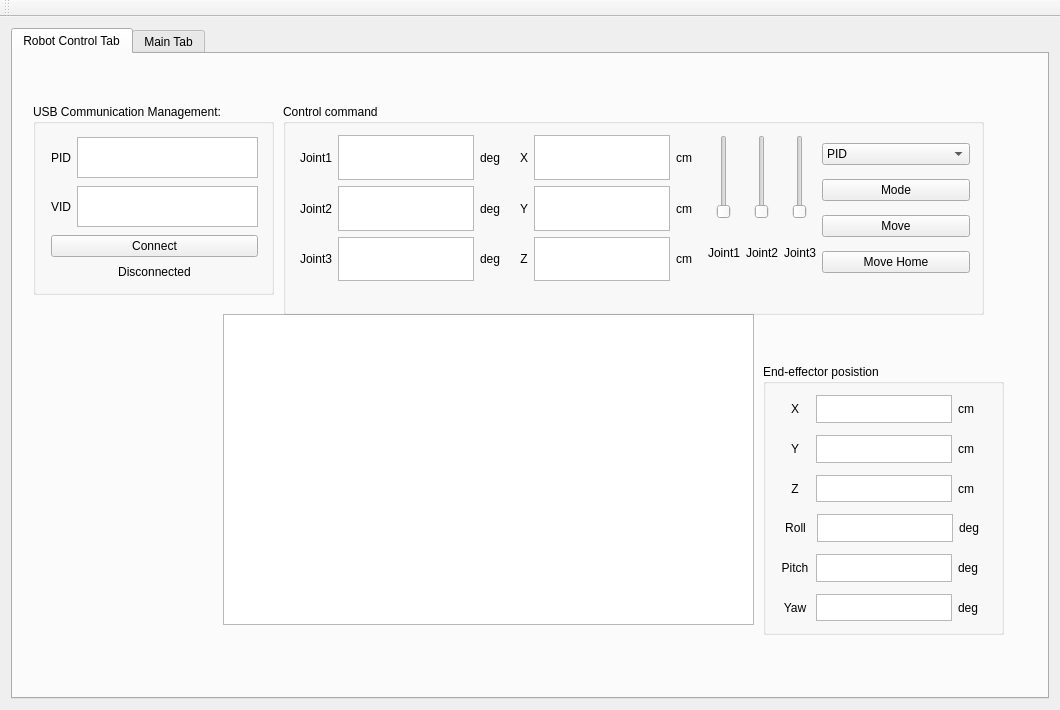
<?xml version="1.0" encoding="UTF-8"?>
<ui version="4.0">
 <class>MainWindow</class>
 <widget class="QMainWindow" name="MainWindow">
  <property name="geometry">
   <rect>
    <x>0</x>
    <y>0</y>
    <width>1060</width>
    <height>710</height>
   </rect>
  </property>
  <property name="maximumSize">
   <size>
    <width>10000</width>
    <height>16777215</height>
   </size>
  </property>
  <property name="windowTitle">
   <string>MainWindow</string>
  </property>
  <widget class="QWidget" name="centralWidget">
   <layout class="QVBoxLayout" name="verticalLayout_11">
    <item>
     <widget class="QTabWidget" name="tabWidget">
      <property name="sizePolicy">
       <sizepolicy hsizetype="Minimum" vsizetype="Preferred">
        <horstretch>0</horstretch>
        <verstretch>0</verstretch>
       </sizepolicy>
      </property>
      <property name="currentIndex">
       <number>0</number>
      </property>
      <widget class="QWidget" name="RobotCtrlTab">
       <attribute name="title">
        <string>Robot Control Tab</string>
       </attribute>
       <widget class="QGroupBox" name="groupBox">
        <property name="geometry">
         <rect>
          <x>20</x>
          <y>50</y>
          <width>241</width>
          <height>191</height>
         </rect>
        </property>
        <property name="sizePolicy">
         <sizepolicy hsizetype="Minimum" vsizetype="Minimum">
          <horstretch>0</horstretch>
          <verstretch>0</verstretch>
         </sizepolicy>
        </property>
        <property name="maximumSize">
         <size>
          <width>300</width>
          <height>200</height>
         </size>
        </property>
        <property name="title">
         <string>USB Communication Management:</string>
        </property>
        <layout class="QHBoxLayout" name="horizontalLayout" stretch="0">
         <property name="spacing">
          <number>7</number>
         </property>
         <item>
          <layout class="QFormLayout" name="formLayout">
           <property name="fieldGrowthPolicy">
            <enum>QFormLayout::AllNonFixedFieldsGrow</enum>
           </property>
           <property name="rowWrapPolicy">
            <enum>QFormLayout::WrapLongRows</enum>
           </property>
           <property name="horizontalSpacing">
            <number>2</number>
           </property>
           <property name="verticalSpacing">
            <number>8</number>
           </property>
           <property name="leftMargin">
            <number>2</number>
           </property>
           <property name="topMargin">
            <number>2</number>
           </property>
           <property name="rightMargin">
            <number>2</number>
           </property>
           <property name="bottomMargin">
            <number>2</number>
           </property>
           <item row="3" column="1">
            <widget class="QPushButton" name="connectBtn">
             <property name="text">
              <string>Connect</string>
             </property>
            </widget>
           </item>
           <item row="4" column="1">
            <widget class="QLabel" name="usbStatusLabel">
             <property name="text">
              <string>Disconnected</string>
             </property>
             <property name="alignment">
              <set>Qt::AlignCenter</set>
             </property>
            </widget>
           </item>
           <item row="1" column="1">
            <layout class="QHBoxLayout" name="horizontalLayout_3">
             <item>
              <widget class="QLabel" name="label_2">
               <property name="text">
                <string>PID</string>
               </property>
              </widget>
             </item>
             <item>
              <widget class="QTextEdit" name="pidTxt"/>
             </item>
            </layout>
           </item>
           <item row="2" column="1">
            <layout class="QHBoxLayout" name="horizontalLayout_2">
             <item>
              <widget class="QLabel" name="label">
               <property name="text">
                <string>VID</string>
               </property>
              </widget>
             </item>
             <item>
              <widget class="QTextEdit" name="vidTxt"/>
             </item>
            </layout>
           </item>
          </layout>
         </item>
        </layout>
       </widget>
       <widget class="QChartView" name="graphicsView">
        <property name="geometry">
         <rect>
          <x>210</x>
          <y>260</y>
          <width>531</width>
          <height>311</height>
         </rect>
        </property>
        <property name="sizePolicy">
         <sizepolicy hsizetype="Minimum" vsizetype="Minimum">
          <horstretch>0</horstretch>
          <verstretch>0</verstretch>
         </sizepolicy>
        </property>
        <property name="minimumSize">
         <size>
          <width>100</width>
          <height>100</height>
         </size>
        </property>
        <property name="baseSize">
         <size>
          <width>0</width>
          <height>0</height>
         </size>
        </property>
       </widget>
       <widget class="QGroupBox" name="groupBox_3">
        <property name="geometry">
         <rect>
          <x>750</x>
          <y>310</y>
          <width>241</width>
          <height>271</height>
         </rect>
        </property>
        <property name="maximumSize">
         <size>
          <width>400</width>
          <height>400</height>
         </size>
        </property>
        <property name="layoutDirection">
         <enum>Qt::LeftToRight</enum>
        </property>
        <property name="title">
         <string>End-effector posistion</string>
        </property>
        <layout class="QVBoxLayout" name="verticalLayout_4">
         <item>
          <layout class="QVBoxLayout" name="verticalLayout_3">
           <property name="spacing">
            <number>12</number>
           </property>
           <property name="rightMargin">
            <number>0</number>
           </property>
           <item>
            <layout class="QGridLayout" name="gridLayout_10" columnminimumwidth="0,0,0">
             <property name="leftMargin">
              <number>3</number>
             </property>
             <property name="rightMargin">
              <number>3</number>
             </property>
             <item row="0" column="1">
              <widget class="QTextBrowser" name="textBrowser_33">
               <property name="sizePolicy">
                <sizepolicy hsizetype="Fixed" vsizetype="Fixed">
                 <horstretch>0</horstretch>
                 <verstretch>0</verstretch>
                </sizepolicy>
               </property>
               <property name="minimumSize">
                <size>
                 <width>136</width>
                 <height>0</height>
                </size>
               </property>
               <property name="maximumSize">
                <size>
                 <width>136</width>
                 <height>16777215</height>
                </size>
               </property>
              </widget>
             </item>
             <item row="0" column="0">
              <widget class="QLabel" name="label_55">
               <property name="text">
                <string>X</string>
               </property>
               <property name="alignment">
                <set>Qt::AlignCenter</set>
               </property>
              </widget>
             </item>
             <item row="0" column="2">
              <widget class="QLabel" name="label_56">
               <property name="text">
                <string>cm</string>
               </property>
              </widget>
             </item>
            </layout>
           </item>
           <item>
            <layout class="QGridLayout" name="gridLayout_6" columnminimumwidth="0,0,0">
             <property name="leftMargin">
              <number>3</number>
             </property>
             <property name="rightMargin">
              <number>3</number>
             </property>
             <item row="0" column="1">
              <widget class="QTextBrowser" name="textBrowser_29">
               <property name="sizePolicy">
                <sizepolicy hsizetype="Fixed" vsizetype="Fixed">
                 <horstretch>0</horstretch>
                 <verstretch>0</verstretch>
                </sizepolicy>
               </property>
               <property name="minimumSize">
                <size>
                 <width>136</width>
                 <height>0</height>
                </size>
               </property>
               <property name="maximumSize">
                <size>
                 <width>136</width>
                 <height>16777215</height>
                </size>
               </property>
              </widget>
             </item>
             <item row="0" column="0">
              <widget class="QLabel" name="label_47">
               <property name="text">
                <string>Y</string>
               </property>
               <property name="alignment">
                <set>Qt::AlignCenter</set>
               </property>
              </widget>
             </item>
             <item row="0" column="2">
              <widget class="QLabel" name="label_48">
               <property name="text">
                <string>cm</string>
               </property>
              </widget>
             </item>
            </layout>
           </item>
           <item>
            <layout class="QGridLayout" name="gridLayout_8" columnminimumwidth="0,0,0">
             <property name="leftMargin">
              <number>3</number>
             </property>
             <property name="rightMargin">
              <number>3</number>
             </property>
             <item row="0" column="1">
              <widget class="QTextBrowser" name="textBrowser_31">
               <property name="sizePolicy">
                <sizepolicy hsizetype="Fixed" vsizetype="Fixed">
                 <horstretch>0</horstretch>
                 <verstretch>0</verstretch>
                </sizepolicy>
               </property>
               <property name="minimumSize">
                <size>
                 <width>136</width>
                 <height>0</height>
                </size>
               </property>
               <property name="maximumSize">
                <size>
                 <width>136</width>
                 <height>16777215</height>
                </size>
               </property>
              </widget>
             </item>
             <item row="0" column="0">
              <widget class="QLabel" name="label_51">
               <property name="text">
                <string>Z</string>
               </property>
               <property name="alignment">
                <set>Qt::AlignCenter</set>
               </property>
              </widget>
             </item>
             <item row="0" column="2">
              <widget class="QLabel" name="label_52">
               <property name="text">
                <string>cm</string>
               </property>
              </widget>
             </item>
            </layout>
           </item>
           <item>
            <layout class="QGridLayout" name="gridLayout" columnminimumwidth="0,0,0,0,0">
             <property name="leftMargin">
              <number>3</number>
             </property>
             <property name="rightMargin">
              <number>0</number>
             </property>
             <item row="0" column="1">
              <widget class="QTextBrowser" name="textBrowser_15">
               <property name="sizePolicy">
                <sizepolicy hsizetype="Fixed" vsizetype="Fixed">
                 <horstretch>0</horstretch>
                 <verstretch>0</verstretch>
                </sizepolicy>
               </property>
               <property name="minimumSize">
                <size>
                 <width>136</width>
                 <height>0</height>
                </size>
               </property>
               <property name="maximumSize">
                <size>
                 <width>136</width>
                 <height>16777215</height>
                </size>
               </property>
              </widget>
             </item>
             <item row="0" column="0">
              <widget class="QLabel" name="label_17">
               <property name="text">
                <string>Roll</string>
               </property>
               <property name="alignment">
                <set>Qt::AlignCenter</set>
               </property>
              </widget>
             </item>
             <item row="0" column="2">
              <widget class="QLabel" name="label_21">
               <property name="text">
                <string>deg</string>
               </property>
              </widget>
             </item>
            </layout>
           </item>
           <item>
            <layout class="QGridLayout" name="gridLayout_7" columnminimumwidth="0,0,0">
             <property name="leftMargin">
              <number>3</number>
             </property>
             <property name="rightMargin">
              <number>3</number>
             </property>
             <item row="0" column="1">
              <widget class="QTextBrowser" name="textBrowser_30">
               <property name="sizePolicy">
                <sizepolicy hsizetype="Fixed" vsizetype="Fixed">
                 <horstretch>0</horstretch>
                 <verstretch>0</verstretch>
                </sizepolicy>
               </property>
               <property name="minimumSize">
                <size>
                 <width>136</width>
                 <height>0</height>
                </size>
               </property>
               <property name="maximumSize">
                <size>
                 <width>136</width>
                 <height>16777215</height>
                </size>
               </property>
              </widget>
             </item>
             <item row="0" column="0">
              <widget class="QLabel" name="label_49">
               <property name="text">
                <string>Pitch</string>
               </property>
               <property name="alignment">
                <set>Qt::AlignCenter</set>
               </property>
              </widget>
             </item>
             <item row="0" column="2">
              <widget class="QLabel" name="label_50">
               <property name="text">
                <string>deg</string>
               </property>
              </widget>
             </item>
            </layout>
           </item>
           <item>
            <layout class="QGridLayout" name="gridLayout_9" columnminimumwidth="0,0,0">
             <property name="leftMargin">
              <number>3</number>
             </property>
             <property name="rightMargin">
              <number>3</number>
             </property>
             <item row="0" column="1">
              <widget class="QTextBrowser" name="textBrowser_32">
               <property name="sizePolicy">
                <sizepolicy hsizetype="Fixed" vsizetype="Fixed">
                 <horstretch>0</horstretch>
                 <verstretch>0</verstretch>
                </sizepolicy>
               </property>
               <property name="minimumSize">
                <size>
                 <width>136</width>
                 <height>0</height>
                </size>
               </property>
               <property name="maximumSize">
                <size>
                 <width>136</width>
                 <height>16777215</height>
                </size>
               </property>
              </widget>
             </item>
             <item row="0" column="0">
              <widget class="QLabel" name="label_53">
               <property name="text">
                <string>Yaw</string>
               </property>
               <property name="alignment">
                <set>Qt::AlignCenter</set>
               </property>
              </widget>
             </item>
             <item row="0" column="2">
              <widget class="QLabel" name="label_54">
               <property name="text">
                <string>deg</string>
               </property>
              </widget>
             </item>
            </layout>
           </item>
          </layout>
         </item>
        </layout>
       </widget>
       <widget class="QGroupBox" name="groupBox_2">
        <property name="geometry">
         <rect>
          <x>270</x>
          <y>50</y>
          <width>701</width>
          <height>211</height>
         </rect>
        </property>
        <property name="maximumSize">
         <size>
          <width>1000</width>
          <height>400</height>
         </size>
        </property>
        <property name="title">
         <string>Control command</string>
        </property>
        <layout class="QGridLayout" name="gridLayout_25">
         <item row="2" column="3">
          <spacer name="horizontalSpacer_3">
           <property name="orientation">
            <enum>Qt::Horizontal</enum>
           </property>
           <property name="sizeHint" stdset="0">
            <size>
             <width>40</width>
             <height>20</height>
            </size>
           </property>
          </spacer>
         </item>
         <item row="2" column="1">
          <spacer name="horizontalSpacer_2">
           <property name="orientation">
            <enum>Qt::Horizontal</enum>
           </property>
           <property name="sizeHint" stdset="0">
            <size>
             <width>40</width>
             <height>20</height>
            </size>
           </property>
          </spacer>
         </item>
         <item row="2" column="0">
          <spacer name="horizontalSpacer">
           <property name="orientation">
            <enum>Qt::Horizontal</enum>
           </property>
           <property name="sizeHint" stdset="0">
            <size>
             <width>40</width>
             <height>20</height>
            </size>
           </property>
          </spacer>
         </item>
         <item row="0" column="2">
          <layout class="QHBoxLayout" name="horizontalLayout_28">
           <item>
            <layout class="QVBoxLayout" name="verticalLayout_7">
             <item alignment="Qt::AlignHCenter|Qt::AlignVCenter">
              <widget class="QSlider" name="verticalSlider">
               <property name="orientation">
                <enum>Qt::Vertical</enum>
               </property>
              </widget>
             </item>
             <item>
              <widget class="QLabel" name="label_85">
               <property name="text">
                <string>Joint1</string>
               </property>
               <property name="alignment">
                <set>Qt::AlignCenter</set>
               </property>
              </widget>
             </item>
            </layout>
           </item>
           <item>
            <layout class="QVBoxLayout" name="verticalLayout_9">
             <item alignment="Qt::AlignHCenter|Qt::AlignVCenter">
              <widget class="QSlider" name="verticalSlider_3">
               <property name="orientation">
                <enum>Qt::Vertical</enum>
               </property>
              </widget>
             </item>
             <item>
              <widget class="QLabel" name="label_87">
               <property name="text">
                <string>Joint2</string>
               </property>
               <property name="alignment">
                <set>Qt::AlignCenter</set>
               </property>
              </widget>
             </item>
            </layout>
           </item>
           <item>
            <layout class="QVBoxLayout" name="verticalLayout_10">
             <item alignment="Qt::AlignHCenter|Qt::AlignVCenter">
              <widget class="QSlider" name="verticalSlider_4">
               <property name="orientation">
                <enum>Qt::Vertical</enum>
               </property>
              </widget>
             </item>
             <item>
              <widget class="QLabel" name="label_88">
               <property name="text">
                <string>Joint3</string>
               </property>
               <property name="alignment">
                <set>Qt::AlignCenter</set>
               </property>
              </widget>
             </item>
            </layout>
           </item>
          </layout>
         </item>
         <item row="0" column="1">
          <layout class="QVBoxLayout" name="verticalLayout_6">
           <property name="rightMargin">
            <number>0</number>
           </property>
           <item>
            <layout class="QGridLayout" name="gridLayout_22" columnminimumwidth="0,0,0">
             <property name="leftMargin">
              <number>3</number>
             </property>
             <property name="rightMargin">
              <number>10</number>
             </property>
             <item row="0" column="0">
              <widget class="QLabel" name="label_79">
               <property name="text">
                <string>X</string>
               </property>
               <property name="alignment">
                <set>Qt::AlignCenter</set>
               </property>
              </widget>
             </item>
             <item row="0" column="2">
              <widget class="QLabel" name="label_80">
               <property name="text">
                <string>cm</string>
               </property>
              </widget>
             </item>
             <item row="0" column="1">
              <widget class="QTextEdit" name="textEdit_45">
               <property name="sizePolicy">
                <sizepolicy hsizetype="Fixed" vsizetype="Fixed">
                 <horstretch>0</horstretch>
                 <verstretch>0</verstretch>
                </sizepolicy>
               </property>
               <property name="minimumSize">
                <size>
                 <width>136</width>
                 <height>0</height>
                </size>
               </property>
               <property name="maximumSize">
                <size>
                 <width>136</width>
                 <height>16777215</height>
                </size>
               </property>
              </widget>
             </item>
            </layout>
           </item>
           <item>
            <layout class="QGridLayout" name="gridLayout_23" columnminimumwidth="0,0,0">
             <property name="leftMargin">
              <number>3</number>
             </property>
             <property name="rightMargin">
              <number>10</number>
             </property>
             <item row="0" column="0">
              <widget class="QLabel" name="label_81">
               <property name="text">
                <string>Y</string>
               </property>
               <property name="alignment">
                <set>Qt::AlignCenter</set>
               </property>
              </widget>
             </item>
             <item row="0" column="2">
              <widget class="QLabel" name="label_82">
               <property name="text">
                <string>cm</string>
               </property>
              </widget>
             </item>
             <item row="0" column="1">
              <widget class="QTextEdit" name="textEdit_46">
               <property name="sizePolicy">
                <sizepolicy hsizetype="Fixed" vsizetype="Fixed">
                 <horstretch>0</horstretch>
                 <verstretch>0</verstretch>
                </sizepolicy>
               </property>
               <property name="minimumSize">
                <size>
                 <width>136</width>
                 <height>0</height>
                </size>
               </property>
               <property name="maximumSize">
                <size>
                 <width>136</width>
                 <height>16777215</height>
                </size>
               </property>
              </widget>
             </item>
            </layout>
           </item>
           <item>
            <layout class="QGridLayout" name="gridLayout_24" columnminimumwidth="0,0,0">
             <property name="leftMargin">
              <number>3</number>
             </property>
             <property name="rightMargin">
              <number>10</number>
             </property>
             <item row="0" column="0">
              <widget class="QLabel" name="label_83">
               <property name="text">
                <string>Z</string>
               </property>
               <property name="alignment">
                <set>Qt::AlignCenter</set>
               </property>
              </widget>
             </item>
             <item row="0" column="2">
              <widget class="QLabel" name="label_84">
               <property name="text">
                <string>cm</string>
               </property>
              </widget>
             </item>
             <item row="0" column="1">
              <widget class="QTextEdit" name="textEdit_47">
               <property name="sizePolicy">
                <sizepolicy hsizetype="Fixed" vsizetype="Fixed">
                 <horstretch>0</horstretch>
                 <verstretch>0</verstretch>
                </sizepolicy>
               </property>
               <property name="minimumSize">
                <size>
                 <width>136</width>
                 <height>0</height>
                </size>
               </property>
               <property name="maximumSize">
                <size>
                 <width>136</width>
                 <height>16777215</height>
                </size>
               </property>
              </widget>
             </item>
            </layout>
           </item>
          </layout>
         </item>
         <item row="0" column="3">
          <layout class="QVBoxLayout" name="verticalLayout">
           <item>
            <widget class="QComboBox" name="comboBox">
             <item>
              <property name="text">
               <string>PID</string>
              </property>
             </item>
             <item>
              <property name="text">
               <string>Fuzzy-PID</string>
              </property>
             </item>
            </widget>
           </item>
           <item>
            <widget class="QPushButton" name="pushButton_2">
             <property name="text">
              <string>Mode</string>
             </property>
            </widget>
           </item>
           <item>
            <widget class="QPushButton" name="pushButton_3">
             <property name="text">
              <string>Move</string>
             </property>
            </widget>
           </item>
           <item>
            <widget class="QPushButton" name="pushButton">
             <property name="text">
              <string>Move Home</string>
             </property>
            </widget>
           </item>
          </layout>
         </item>
         <item row="0" column="0">
          <layout class="QVBoxLayout" name="verticalLayout_2">
           <property name="rightMargin">
            <number>0</number>
           </property>
           <item>
            <layout class="QGridLayout" name="gridLayout_18" columnminimumwidth="0,0,0">
             <property name="leftMargin">
              <number>3</number>
             </property>
             <property name="rightMargin">
              <number>10</number>
             </property>
             <item row="0" column="0">
              <widget class="QLabel" name="label_71">
               <property name="text">
                <string>Joint1</string>
               </property>
               <property name="alignment">
                <set>Qt::AlignCenter</set>
               </property>
              </widget>
             </item>
             <item row="0" column="2">
              <widget class="QLabel" name="label_72">
               <property name="text">
                <string>deg</string>
               </property>
              </widget>
             </item>
             <item row="0" column="1">
              <widget class="QTextEdit" name="textEdit_41">
               <property name="sizePolicy">
                <sizepolicy hsizetype="Fixed" vsizetype="Fixed">
                 <horstretch>0</horstretch>
                 <verstretch>0</verstretch>
                </sizepolicy>
               </property>
               <property name="minimumSize">
                <size>
                 <width>136</width>
                 <height>0</height>
                </size>
               </property>
               <property name="maximumSize">
                <size>
                 <width>136</width>
                 <height>16777215</height>
                </size>
               </property>
              </widget>
             </item>
            </layout>
           </item>
           <item>
            <layout class="QGridLayout" name="gridLayout_17" columnminimumwidth="0,0,0">
             <property name="leftMargin">
              <number>3</number>
             </property>
             <property name="rightMargin">
              <number>10</number>
             </property>
             <item row="0" column="0">
              <widget class="QLabel" name="label_69">
               <property name="text">
                <string>Joint2</string>
               </property>
               <property name="alignment">
                <set>Qt::AlignCenter</set>
               </property>
              </widget>
             </item>
             <item row="0" column="2">
              <widget class="QLabel" name="label_70">
               <property name="text">
                <string>deg</string>
               </property>
              </widget>
             </item>
             <item row="0" column="1">
              <widget class="QTextEdit" name="textEdit_40">
               <property name="sizePolicy">
                <sizepolicy hsizetype="Fixed" vsizetype="Fixed">
                 <horstretch>0</horstretch>
                 <verstretch>0</verstretch>
                </sizepolicy>
               </property>
               <property name="minimumSize">
                <size>
                 <width>136</width>
                 <height>0</height>
                </size>
               </property>
               <property name="maximumSize">
                <size>
                 <width>136</width>
                 <height>16777215</height>
                </size>
               </property>
              </widget>
             </item>
            </layout>
           </item>
           <item>
            <layout class="QGridLayout" name="gridLayout_16">
             <property name="leftMargin">
              <number>3</number>
             </property>
             <property name="rightMargin">
              <number>10</number>
             </property>
             <item row="0" column="0">
              <widget class="QLabel" name="label_67">
               <property name="text">
                <string>Joint3</string>
               </property>
               <property name="alignment">
                <set>Qt::AlignCenter</set>
               </property>
              </widget>
             </item>
             <item row="0" column="1">
              <widget class="QTextEdit" name="textEdit_39">
               <property name="sizePolicy">
                <sizepolicy hsizetype="Fixed" vsizetype="Fixed">
                 <horstretch>0</horstretch>
                 <verstretch>0</verstretch>
                </sizepolicy>
               </property>
               <property name="minimumSize">
                <size>
                 <width>136</width>
                 <height>0</height>
                </size>
               </property>
               <property name="maximumSize">
                <size>
                 <width>136</width>
                 <height>16777215</height>
                </size>
               </property>
              </widget>
             </item>
             <item row="0" column="2">
              <widget class="QLabel" name="label_68">
               <property name="text">
                <string>deg</string>
               </property>
              </widget>
             </item>
            </layout>
           </item>
          </layout>
         </item>
        </layout>
       </widget>
       <widget class="QLabel" name="label_89">
        <property name="geometry">
         <rect>
          <x>-40</x>
          <y>260</y>
          <width>251</width>
          <height>291</height>
         </rect>
        </property>
        <property name="maximumSize">
         <size>
          <width>300</width>
          <height>300</height>
         </size>
        </property>
        <property name="text">
         <string/>
        </property>
        <property name="pixmap">
         <pixmap>D:/NCKH/AppQt/Project/ArmGUI/resources/img/Robot.png</pixmap>
        </property>
        <property name="scaledContents">
         <bool>true</bool>
        </property>
        <property name="alignment">
         <set>Qt::AlignCenter</set>
        </property>
       </widget>
       <zorder>pidTxt</zorder>
       <zorder>groupBox</zorder>
       <zorder>graphicsView</zorder>
       <zorder>textBrowser_17</zorder>
       <zorder>textBrowser_15</zorder>
       <zorder>label_17</zorder>
       <zorder>groupBox_3</zorder>
       <zorder>verticalLayoutWidget</zorder>
       <zorder>groupBox_2</zorder>
       <zorder>verticalLayoutWidget_5</zorder>
       <zorder>label_89</zorder>
      </widget>
      <widget class="QWidget" name="tab_3">
       <attribute name="title">
        <string>Main Tab</string>
       </attribute>
      </widget>
     </widget>
    </item>
   </layout>
   <zorder>label_2</zorder>
   <zorder>vidTxt</zorder>
   <zorder>verticalLayoutWidget</zorder>
   <zorder>label_24</zorder>
   <zorder>textBrowser_16</zorder>
   <zorder>label_26</zorder>
   <zorder>textBrowser_14</zorder>
   <zorder>textBrowser</zorder>
   <zorder>label_23</zorder>
   <zorder>label_20</zorder>
   <zorder>label_17</zorder>
   <zorder>label_22</zorder>
   <zorder>textBrowser_18</zorder>
   <zorder>label_25</zorder>
   <zorder>label_3</zorder>
   <zorder>textBrowser_13</zorder>
   <zorder>label_15</zorder>
   <zorder>label_18</zorder>
   <zorder>textBrowser_15</zorder>
   <zorder>label_16</zorder>
   <zorder>label_17</zorder>
   <zorder>textBrowser_15</zorder>
   <zorder>tabWidget</zorder>
  </widget>
  <widget class="QToolBar" name="mainToolBar">
   <attribute name="toolBarArea">
    <enum>TopToolBarArea</enum>
   </attribute>
   <attribute name="toolBarBreak">
    <bool>false</bool>
   </attribute>
  </widget>
  <widget class="QMenuBar" name="menuBar">
   <property name="geometry">
    <rect>
     <x>0</x>
     <y>0</y>
     <width>1060</width>
     <height>26</height>
    </rect>
   </property>
  </widget>
 </widget>
 <layoutdefault spacing="6" margin="11"/>
 <customwidgets>
  <customwidget>
   <class>QChartView</class>
   <extends>QGraphicsView</extends>
   <header location="global">PyQt5.QtChart</header>
  </customwidget>
 </customwidgets>
 <resources/>
 <connections/>
</ui>
